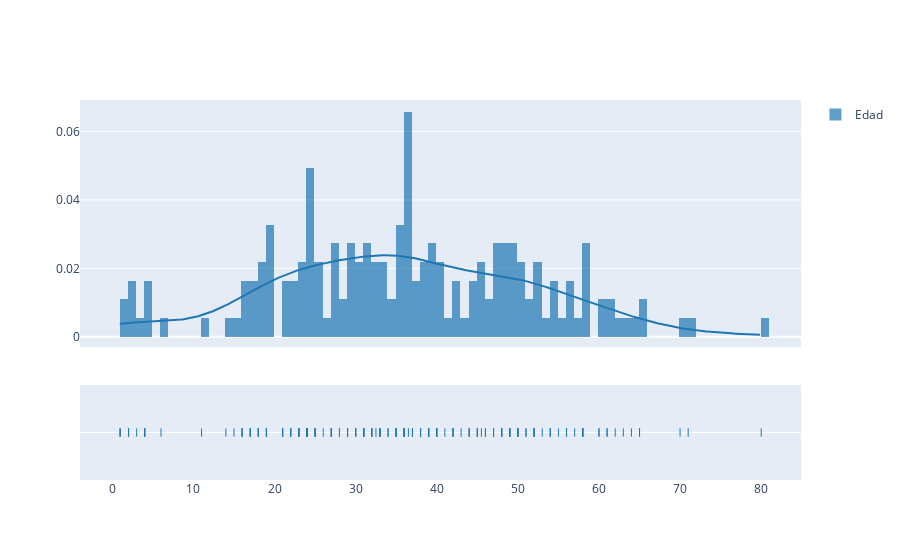

The notebook cell this image was saved under:
### Code cell
fig = ff.create_distplot(hist_data, labels)
fig.show()

### Figure 1 — Plotly figure (JSON) as saved in the notebook; plotly's stock layout.template omitted (floating-point values rounded to 4 significant figures; data arrays with more than 128 entries replaced by an {"elided": "..."} marker saying what was removed)
{"data": [{"autobinx": false, "histnorm": "probability density", "legendgroup": "Edad", "marker": {"color": "rgb(31, 119, 180)"}, "name": "Edad", "opacity": 0.7, "type": "histogram", "x": {"elided": "183 float values"}, "xaxis": "x", "xbins": {"end": 80, "size": 1, "start": 0.92}, "yaxis": "y"}, {"legendgroup": "Edad", "marker": {"color": "rgb(31, 119, 180)"}, "mode": "lines", "name": "Edad", "showlegend": false, "type": "scatter", "x": {"elided": "500 float values"}, "xaxis": "x", "y": {"elided": "500 float values"}, "yaxis": "y"}, {"legendgroup": "Edad", "marker": {"color": "rgb(31, 119, 180)", "symbol": "line-ns-open"}, "mode": "markers", "name": "Edad", "showlegend": false, "type": "scatter", "x": {"elided": "183 float values"}, "xaxis": "x", "y": {"elided": "183 str values"}, "yaxis": "y2"}], "layout": {"barmode": "overlay", "hovermode": "closest", "legend": {"traceorder": "reversed"}, "xaxis": {"anchor": "y2", "domain": [0, 1], "zeroline": false}, "yaxis": {"anchor": "free", "domain": [0.35, 1], "position": 0}, "yaxis2": {"anchor": "x", "domain": [0, 0.25], "dtick": 1, "showticklabels": false}}}
